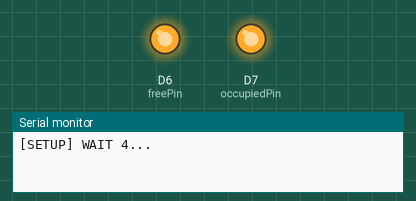
Recording of a sketch running on a simulated ESP8266 (NodeMCU). Parts: output pins drawn as LEDs (lit = HIGH), the last lines printed to the serial monitor. WiFi joins after 1.5 s; servers stay silent unless stated.

Above: at 0.1 s.
At 5.6 s:
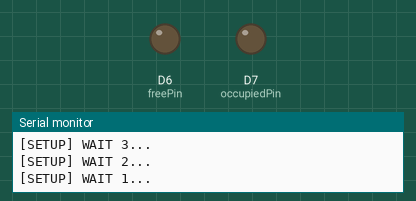
Timing chart, 0 to 7.1 s (numbered marks = the images above):
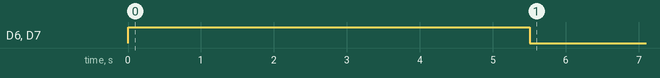

The sketch:

Ultrasound_Client.ino
```cpp
#include <Arduino.h>

#include <ESP8266WiFi.h>
#include <ESP8266WiFiMulti.h>

#include <ESP8266HTTPClient.h>

#include <ESP8266WebServer.h>
#include <DNSServer.h>
#include "WiFiManager.h"


#define occupiedPin D7
#define freePin D6

bool failed = false;


ESP8266WiFiMulti WiFiMulti;

void configModeCallback (WiFiManager *myWiFiManager) {
  Serial.println("Entered config mode");
  Serial.println(WiFi.softAPIP());
  Serial.println(myWiFiManager->getConfigPortalSSID());
}

void setup() {
  pinMode(occupiedPin, OUTPUT);
  pinMode(freePin, OUTPUT);
  digitalWrite(occupiedPin, HIGH);
  digitalWrite(freePin, HIGH);
  Serial.begin(9600);

  for (uint8_t t = 4; t > 0; t--) {
    Serial.printf("[SETUP] WAIT %d...\n", t);
    Serial.flush();
    delay(1000);
  }

 WiFiManager wifiManager;
  wifiManager.setAPCallback(configModeCallback);

  if (!wifiManager.autoConnect()) {
    Serial.println("failed to connect and hit timeout");
    ESP.reset();
    delay(1000);
  }

  digitalWrite(occupiedPin, LOW);
  digitalWrite(freePin, LOW);
}

void loop() {
  // wait for WiFi connection
  if ((WiFiMulti.run() == WL_CONNECTED)) {

    HTTPClient http;
    http.begin("http://10.201.92.39/data"); //HTTP
    int httpCode = http.GET();

    // httpCode will be negative on error
    if (httpCode > 0) {
      // HTTP header has been send and Server response header has been handled
      Serial.printf("[HTTP] GET... code: %d\n", httpCode);

      // file found at server
      if (httpCode == HTTP_CODE_OK) {
        String payload = http.getString();
        Serial.println(payload);
        if (payload == "1")
        {
          digitalWrite(occupiedPin, HIGH);
          digitalWrite(freePin, LOW);
        }
        else
        {
          digitalWrite(occupiedPin, LOW);
          digitalWrite(freePin, HIGH);
        }
        failed = false;
      }
    } else {
      Serial.printf("[HTTP] GET... failed, error: %s\n", http.errorToString(httpCode).c_str());
      if(failed)
      {
        digitalWrite(occupiedPin, LOW);
        digitalWrite(freePin, LOW);
      }
      failed = true;
    }

    http.end();
  }

  delay(5000);
}
```
